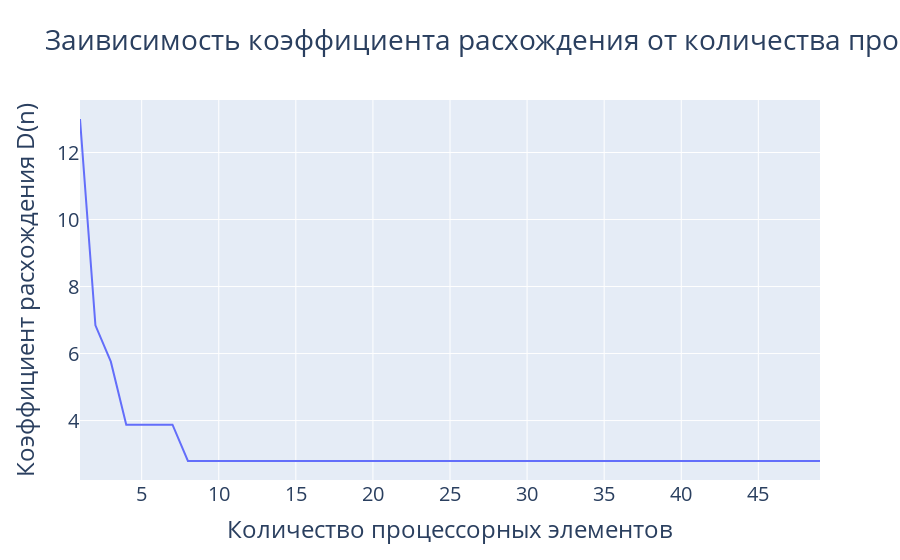

Source (notebook cell):
### Code cell
fig = go.Figure()
for m in range(1, 5):
    x = []
    y = []    
    for i in range(1, 50):
        matrix = MatrixPU(config={'PROCS_ELEMS': i, 'p': 1, 'q': 1, 'm': m})
        report = matrix.report
        x.append(report['procs_amount'])
        y.append(report['divergence_coeff'])
    fig.add_trace(
        go.Scatter(x=x, y=y, name=f'r = {report['rank']}',
                   text=[f'n = {x}, D(n) = {y}' for x, y in zip(x, y)])
    )
fig.update_layout(title='Заивисимость коэффициента расхождения от количества процессорных элементов',
                  font=dict(size=20),
                  xaxis_title='Количество процессорных элементов',
                  yaxis_title='Коэффициент расхождения D(n)')
fig.show()

### Figure 1 — Plotly figure (JSON) as saved in the notebook; plotly's stock layout.template omitted (floating-point values rounded to 4 significant figures)
{"data": [{"name": "D(n)", "text": ["n = 1, D(n) = 12.999999999999998", "n = 2, D(n) = 6.842105263157894", "n = 3, D(n) = 5.758771929824561", "n = 4, D(n) = 3.87719298245614", "n = 5, D(n) = 3.87719298245614", "n = 6, D(n) = 3.87719298245614", "n = 7, D(n) = 3.87719298245614", "n = 8, D(n) = 2.793859649122807", "n = 9, D(n) = 2.793859649122807", "n = 10, D(n) = 2.793859649122807", "n = 11, D(n) = 2.793859649122807", "n = 12, D(n) = 2.793859649122807", "n = 13, D(n) = 2.793859649122807", "n = 14, D(n) = 2.793859649122807", "n = 15, D(n) = 2.793859649122807", "n = 16, D(n) = 2.793859649122807", "n = 17, D(n) = 2.793859649122807", "n = 18, D(n) = 2.793859649122807", "n = 19, D(n) = 2.793859649122807", "n = 20, D(n) = 2.793859649122807", "n = 21, D(n) = 2.793859649122807", "n = 22, D(n) = 2.793859649122807", "n = 23, D(n) = 2.793859649122807", "n = 24, D(n) = 2.793859649122807", "n = 25, D(n) = 2.793859649122807", "n = 26, D(n) = 2.793859649122807", "n = 27, D(n) = 2.793859649122807", "n = 28, D(n) = 2.793859649122807", "n = 29, D(n) = 2.793859649122807", "n = 30, D(n) = 2.793859649122807", "n = 31, D(n) = 2.793859649122807", "n = 32, D(n) = 2.793859649122807", "n = 33, D(n) = 2.793859649122807", "n = 34, D(n) = 2.793859649122807", "n = 35, D(n) = 2.793859649122807", "n = 36, D(n) = 2.793859649122807", "n = 37, D(n) = 2.793859649122807", "n = 38, D(n) = 2.793859649122807", "n = 39, D(n) = 2.793859649122807", "n = 40, D(n) = 2.793859649122807", "n = 41, D(n) = 2.793859649122807", "n = 42, D(n) = 2.793859649122807", "n = 43, D(n) = 2.793859649122807", "n = 44, D(n) = 2.793859649122807", "n = 45, D(n) = 2.793859649122807", "n = 46, D(n) = 2.793859649122807", "n = 47, D(n) = 2.793859649122807", "n = 48, D(n) = 2.793859649122807", "n = 49, D(n) = 2.793859649122807"], "type": "scatter", "x": [1, 2, 3, 4, 5, 6, 7, 8, 9, 10, 11, 12, 13, 14, 15, 16, 17, 18, 19, 20, 21, 22, 23, 24, 25, 26, 27, 28, 29, 30, 31, 32, 33, 34, 35, 36, 37, 38, 39, 40, 41, 42, 43, 44, 45, 46, 47, 48, 49], "y": [13.0, 6.842, 5.759, 3.877, 3.877, 3.877, 3.877, 2.794, 2.794, 2.794, 2.794, 2.794, 2.794, 2.794, 2.794, 2.794, 2.794, 2.794, 2.794, 2.794, 2.794, 2.794, 2.794, 2.794, 2.794, 2.794, 2.794, 2.794, 2.794, 2.794, 2.794, 2.794, 2.794, 2.794, 2.794, 2.794, 2.794, 2.794, 2.794, 2.794, 2.794, 2.794, 2.794, 2.794, 2.794, 2.794, 2.794, 2.794, 2.794]}], "layout": {"font": {"size": 20}, "title": {"text": "Заивисимость коэффициента расхождения от количества процессорных элементов"}, "xaxis": {"title": {"text": "Количество процессорных элементов"}}, "yaxis": {"title": {"text": "Коэффициент расхождения D(n)"}}}}
